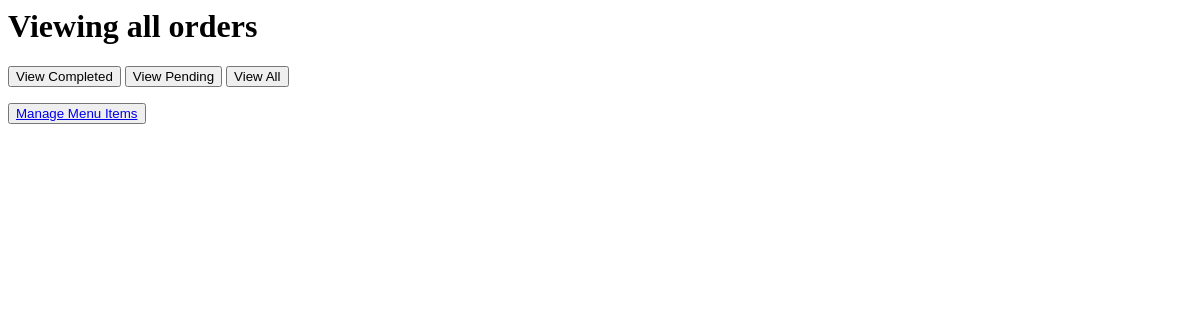
The page /manage/orders-list/ (signed in) on the database as committed earlier.
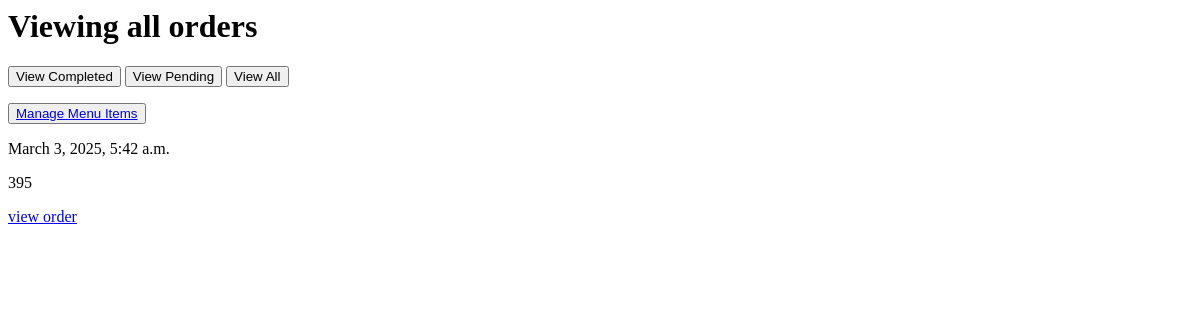
The same page on the database as committed later.
### customer/models.py (models this page shows)
class Order(models.Model):
    customer_id = models.ForeignKey(User, on_delete=models.CASCADE, db_constraint=False)
    order_total_price = models.IntegerField()
    order_status = models.CharField(max_length=10, choices=order_status_bank, default='Pending')
    order_place_time = models.DateTimeField(auto_now=True, editable=False)
    order_completed_time = models.DateTimeField(null=True, blank=True)

### management/views.py (the view)
    def wrapper(request, *args, **kwargs):
        if request.user.is_staff:
            return func(request, *args, **kwargs)
        return render(request, 'management/forbidden.html', status=HttpResponseForbidden().status_code)

### management/views.py (called while the page is built)
def decorator_is_staff(func):
    def wrapper(request, *args, **kwargs):
        if request.user.is_staff:
            return func(request, *args, **kwargs)
        return render(request, 'management/forbidden.html', status=HttpResponseForbidden().status_code)
    return wrapper

@login_required
@decorator_is_staff
def orders_list(request):
    pending = request.GET.get('p')
    if pending:
        orders = Order.objects.filter(order_status='pending' if pending=='1' else 'completed').order_by('-order_place_time').prefetch_related('orderitem_set')
        return render(request, 'management/orders_list.html', {'orders': orders, 'status':'pending' if pending=='1' else 'completed'})
    orders = Order.objects.order_by('-order_place_time').prefetch_related('orderitem_set')
    return render(request, 'management/orders_list.html', {'orders': orders})

### templates/management/orders_list.html (shortened to what this page needs)
{% if status %}
<h1>
    Viewing {{status}} orders
</h1>
{%else%}
<h1>
    Viewing all orders
</h1>
{% endif %}
<form action="{%url 'orders_list'%}">
    <button type="submit" name="p" value="0">View Completed</button>
    <button type="submit" name="p" value="1">View Pending</button>
    <button type="submit">View All</button>
</form>
<button><a href="{% url 'manage' %}">Manage Menu Items</a></button>
{%for order in orders %}
<p>{{order.order_place_time}}</p>
<p>{{order.order_total_price}}</p>
    <a href="{% url 'order_detail' order.id %}">view order</a>
{%endfor%}

Rows that differ between the two databases and show on the page:
added Order: order_place_time "March 3, 2025, 5:42 a.m.", order_total_price "395"
